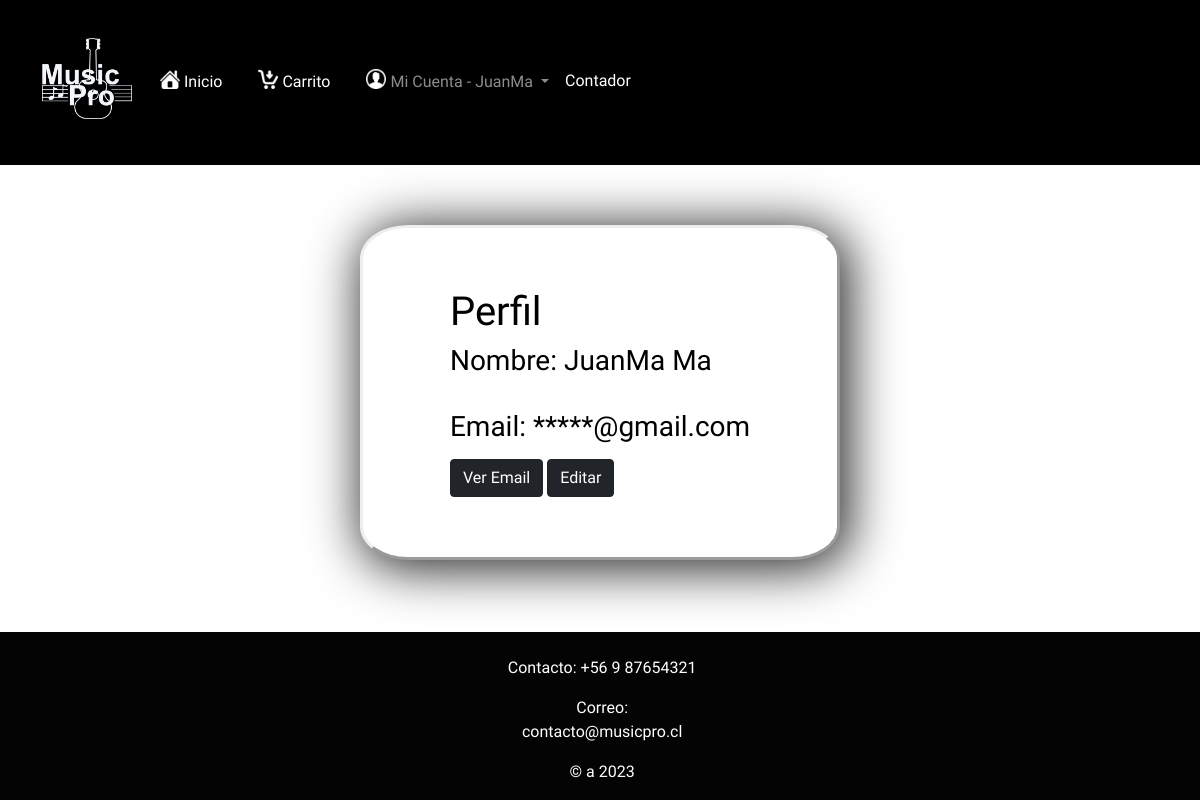
The app's page /perfil/ (signed in) with its own data.
### core/models.py (models this page shows, shortened)
class Usuario(models.Model):
    cam_auto = models.IntegerField(default=0)
    nombre = models.CharField(max_length=16, )
    apellido = models.CharField( max_length=16, null=False)
    email = models.EmailField(primary_key=True, unique=True)
    pwd = models.CharField(null=False, max_length=12)
    tipoUsuario = models.IntegerField()
    rut = models.CharField(max_length=10, default= '')
    direccion = models.CharField(max_length=50, null=False, default= '')
    telefono = models.CharField(max_length=10, default=0)
    codigoPostal = models.IntegerField(max_length=50, default= 0)
    estado = models.CharField(max_length=50, default= '')
    ciudad = models.CharField(max_length=50, default= '')

### core/views.py (the view)
# urls.py: path('perfil/',perfil, name="perfil"),
def perfil(request):
    usuario = Usuario.objects.filter(email = request.session['email'])
    return render(request, 'core/perfil.html', {'usuario':usuario})

### core/context_processor.py (called while the page is built)
def total_carrito(request):
    total = 0
    if 'carrito' in request.session:
        for key, value in request.session["carrito"].items():
            total += int(value["acumulado"])
    return {"total_carrito":total}

### core/templates/core/perfil.html (shortened to what this page needs)
{% extends "core/layout.html" %}
{% load static %}
{% block head %}
    <link href="{% static 'core/css/perfil 1.css' %}" rel="stylesheet" type="text/css">
{% endblock %}
{% block content %}
     <div id="pantalla">
        <form method="post" id="formPerfil">
            <div class="form-group" id="titulo">
                <h1>Perfil</h1>
            </div>
            <div id="perfil_info">
                {% for i in usuario %}
                <h3>Nombre: {{ i.nombre }} {{ i.apellido }}</h3>
                <br>
                <h3 id="correo">Email: *****@gmail.com</h3>
                <div id="botones">
                    <div>
                        <button type="button" class="btn btn-dark" onclick="mostrarEmail(document.getElementById('email').textContent)">Ver Email</button>
                        <a href="{% url 'actualizarPerfil'  i.email  %}" class="btn btn-dark" >Editar</a>
                    </div>
                </div>
                {% endfor %}
            </div>
        </form>
      </div>
{% endblock %}

### core/templates/core/layout.html (shortened to what this page needs)
{% load static %}
<!DOCTYPE html>
<html lang="es">
<head>
    <link rel="stylesheet" href="{% static 'core/css/stylelayout.css' %}">
    <link href="https://cdn.jsdelivr.net/npm/bootstrap@5.1.3/dist/css/bootstrap.min.css" rel="stylesheet"
>
    {% block head %}{% endblock %}
</head>
<body class="d-flex flex-column align-items-center min-vh-100">
    <header style="min-width: 100%;">
        <nav class="navbar navbar-expand-lg navbar-dark ">
            <div class="container-fluid">
                <a href="{% url 'index' %}" ><img src="{% static 'core/img/logo_musicpro.png' %}" class="figure-img img-fluid" alt="logo" style=" width: 90px !important"></a>
                <div class="collapse navbar-collapse" id="navbarSupportedContent">
                    <ul class="navbar-nav me-auto mb-2 mb-lg-0" >
                        <li class="nav-item" >
                            <a class="nav-link active" aria-current="page" href="{% url 'index' %}"> <img src="{% static 'core/img/iconinicio.png' %}" alt="" class="figure-img img-fluid"> Inicio</a>
                        </li>
                        <li class="nav-item">
                            <a class="nav-link active" href="{% url 'carrito' %}"> <img src="{% static 'core/img/iconcarrito.png' %}" alt="" class="figure-img img-fluid"> Carrito</a>
                        </li>
                        {% if "email" in request.session %}
                        <li class="nav-item dropdown">
                            <a class="nav-link dropdown-toggle" href="#" role="button" data-bs-toggle="dropdown"
                                aria-expanded="false">
                                <img src="{% static 'core/img/iconcuenta.png' %}" alt="" class="figure-img img-fluid"> Mi Cuenta - {{ request.session.nombre }}
                            </a>
                        </li>
                        {% if request.session.tipoUsuario == 2 %}
                        <li class="nav-item" >
                            <a class="nav-link active" aria-current="page" href="{% url 'contador' %}"> Contador</a>
                        </li>
                        {% endif %}
                        {% endif %}
                    </ul>
                </div>
            </div>
        </nav>
    </header>
    {% block content %}
    {% endblock %}
    <footer class="mt-auto w-100">
        <div id="info">
            <p>Contacto: +56 9 87654321</p>
            <p>Correo: contacto@musicpro.cl</p>
            <p>© a 2023</p>
        </div>
    </footer>
</body>
</html>

### core/static/core/css/stylelayout.css (style rules this page uses)
body { background-image: url("https://i.pinimg.com/564x/20/8b/9b/208b9ba35cebefbba9f945fb69f021ce.jpg"); background-repeat: no-repeat; background-position: center center; background-size: cover; background-attachment: fixed; }
.nav-link> img { margin-left: 20px; width: 20px; }
.nav-link { display: flex; justify-content: center; align-items: center; }
* { padding: 0; margin: 0; font-family: 'Chakra Petch', sans-serif; }
header { background: black; color: rgb(255, 255, 255); display: flex; justify-content: space-between; padding: 30px; }
#logo_header>a,img { width: 80px }
body { background-color: #ffffff; background-color: #ffffff; }
footer { font-family: 'Chakra Petch', sans-serif; background: rgba(0, 0, 0, 0.986); font-size: 5px; color: white; display: flex; justify-content: center; text-align:center; padding-top: 2%; }
#info > p { margin-left: 2%; font-size: medium; }

### core/static/core/css/perfil 1.css (style rules this page uses)
#pantalla { display: flex; justify-content: center; width: 40%; height: 60%; padding-top: 5%; padding-bottom: 5%; margin-top: 5%; background-color: rgb(255, 255, 255); color: rgb(0, 0, 0); border-style: outset; box-shadow: 5px 5px 50px 5px rgb(44, 44, 44); border-radius: 10%; }
#botones { justify-content: space-between; margin-top: 5%; }

### records on screen
Usuario: session.nombre "JuanMa", nombre "JuanMa", apellido "Ma"
